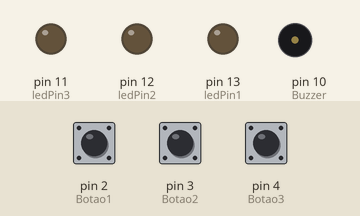
Bench run of a sketch on a simulated Arduino Uno, built with avr-gcc and run on an emulated ATmega328P. Shown: output pins drawn as LEDs (lit = HIGH), buzzer (waves = sounding, pin HIGH). Inputs (shaded band) come from the test bench; at power-on: pin 2 (Botao1) LOW, pin 3 (Botao2) LOW, pin 4 (Botao3) LOW.

Above: at 1.2 s.
1.3 s: pin 2 (Botao1) pulled HIGH for 0.15 s
At 2.7 s:
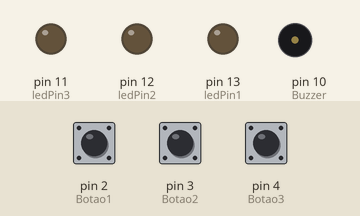
3.0 s: pin 3 (Botao2) pulled HIGH for 0.15 s
At 4.2 s:
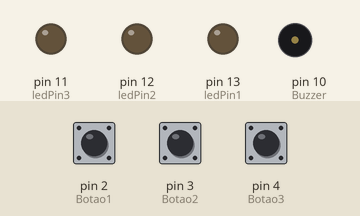
4.7 s: pin 4 (Botao3) pulled HIGH for 0.15 s
At 5.5 s:
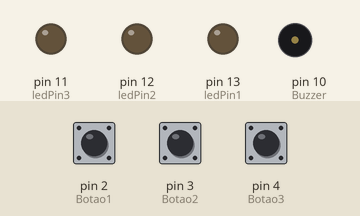
6.4 s: pin 2 (Botao1) pulled HIGH for 1 s
At 7.2 s:
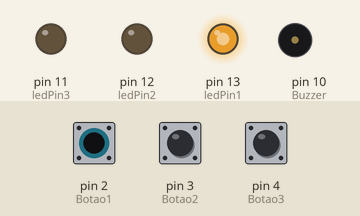
8.9 s: pin 3 (Botao2) pulled HIGH for 1 s
At 9.5 s:
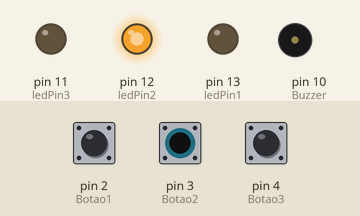
11.4 s: pin 3 (Botao2) pulled HIGH for 3.2 s
At 15.5 s:
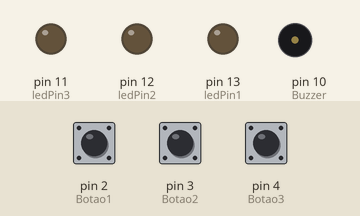
Timing chart, 0 to 17.0 s (numbered marks = the images above; inputs shaded):
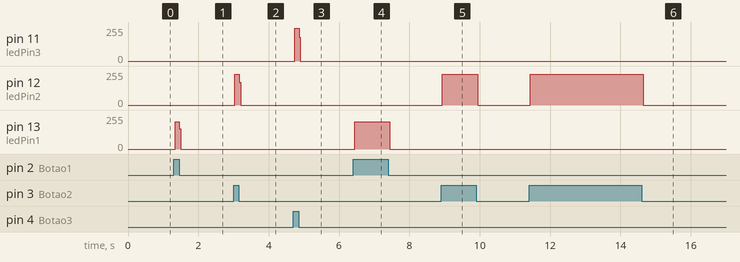

Measured:
- after the input at 1.3 s, pin 13 (ledPin1): 0/255 → 204/255 at once, → 0/255 0.12 s later
- after the input at 3.0 s, pin 12 (ledPin2): 0/255 → 230/255 at once, → 0/255 0.12 s later
- after the input at 4.7 s, pin 11 (ledPin3): 0/255 → 245/255 at once, → 0/255 0.12 s later
- after the input at 6.4 s, pin 13 (ledPin1): 0/255 → 204/255 at once, → 0/255 1.0 s later
- after the input at 8.9 s, pin 12 (ledPin2): 0/255 → 230/255 at once, → 0/255 1.0 s later
- after the input at 11.4 s, pin 12 (ledPin2): 0/255 → 230/255 at once, → 0/255 3.2 s later

The sketch:

piano.ino
```cpp
const int ledPin1 = 13;
const int ledPin2 = 12;
const int ledPin3 = 11;
const int Botao1 = 2;
const int Botao2 = 3;
const int Botao3 = 4;
const int Buzzer = 10;  //O buzzer está colocado no pino 10
int EstadoBotao1 = 0;
int EstadoBotao2 = 0;
int EstadoBotao3 = 0;
int Tom = 0;  //Variavel para armazenar a nota musical

void setup() {
 pinMode(Buzzer, OUTPUT);
 pinMode(ledPin1, OUTPUT);
 pinMode(Botao1, INPUT);
 pinMode(ledPin2, OUTPUT);
 pinMode(Botao2, INPUT);
 pinMode(ledPin3, OUTPUT);
 pinMode(Botao3, INPUT);
 }

 void loop(){
 EstadoBotao1 = digitalRead(Botao1);
 EstadoBotao2 = digitalRead(Botao2);
 EstadoBotao3 = digitalRead(Botao3);
 if(EstadoBotao1 && !EstadoBotao2 && !EstadoBotao3)
  {     Tom = 100;

        digitalWrite(ledPin1, HIGH);       }
    if(EstadoBotao2 && !EstadoBotao1 && !EstadoBotao3) {   Tom = 200;

        digitalWrite(ledPin2, HIGH);       }
    if(EstadoBotao3 && !EstadoBotao2 && !EstadoBotao1) {   Tom = 500;

      digitalWrite(ledPin3, HIGH);       }
  if(Tom > 0) { //enquanto Tom for maior que zero faça o que esta descrit o baixo:   digitalWrite(Buzzer, HIGH);    // Liga buzzer
  delayMicroseconds(Tom);    // Espera o tempo proporcional ao comprimento de onda da nota musical em milisegundos   digitalWrite(Buzzer, LOW);    // Desliga buzzer   delayMicroseconds(Tom);    // Espera o tempo proporcional ao comprimento de onda da nota musical em milisegundos   Tom = 0;   // Reseta o Tom para zero, para sair do loop while e nao tocar o som constantemente
  digitalWrite(ledPin1, LOW);
  digitalWrite(ledPin2, LOW);   digitalWrite(ledPin3, LOW);
  }
}
```
